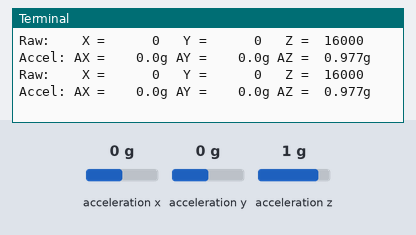
Recording of a program running on a simulated Raspberry Pi (BCM pin numbers) with a Grove Base HAT. On the bench: the last lines printed to the terminal. The inputs (shaded band) are chosen by the test bench; at power-on: acceleration x 0 g, acceleration y 0 g, acceleration z 1 g. Library files of the repository ran but are not shown: i2c.py.

Above: at 1.2 s.
1.3 s: acceleration x set to -1.4 g
At 2.2 s:
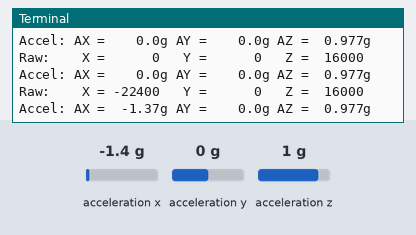
3.1 s: acceleration y set to -1.4 g
At 4.3 s:
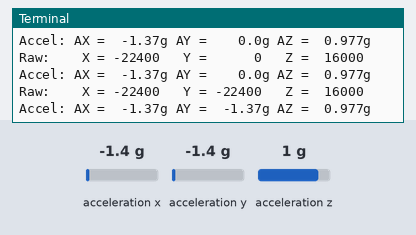
5.2 s: acceleration z set to -1.4 g
At 5.2 s:
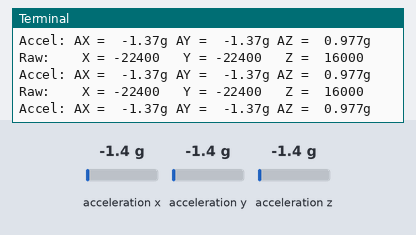
8.0 s: acceleration x set to -0.8 g
At 9.2 s:
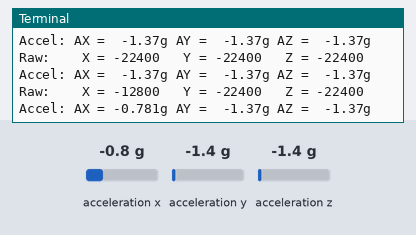
10.8 s: acceleration y set to -0.8 g
At 12.0 s:
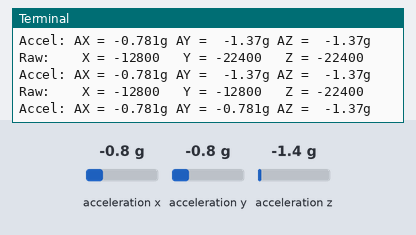
13.6 s: acceleration z set to -0.8 g
At 14.9 s:
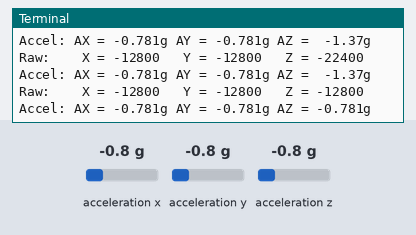

The program:

grove_3_axis_digital_accelerometer.py
```python
#!/usr/bin/env python
#
# This code is for Grove - 3-Axis Digital Accelerometer(+/-400g)
# (https://www.seeedstudio.com/Grove-3-Axis-Digital-Accelerometer-400-p-1897.html)
#
# which is a low power high performance 3-axis linear accelerometer belonging
# to the "nano" family, with digital I2C serial interface standard output.
#
# This is the library for Grove Base Hat which used to connect grove sensors for raspberry pi.
#

'''
## License

The MIT License (MIT)

Grove Base Hat for the Raspberry Pi, used to connect grove sensors.
Copyright (C) 2018  Seeed Technology Co.,Ltd.

Permission is hereby granted, free of charge, to any person obtaining a copy
of this software and associated documentation files (the "Software"), to deal
in the Software without restriction, including without limitation the rights
to use, copy, modify, merge, publish, distribute, sublicense, and/or sell
copies of the Software, and to permit persons to whom the Software is
furnished to do so, subject to the following conditions:

The above copyright notice and this permission notice shall be included in
all copies or substantial portions of the Software.

THE SOFTWARE IS PROVIDED "AS IS", WITHOUT WARRANTY OF ANY KIND, EXPRESS OR
IMPLIED, INCLUDING BUT NOT LIMITED TO THE WARRANTIES OF MERCHANTABILITY,
FITNESS FOR A PARTICULAR PURPOSE AND NONINFRINGEMENT. IN NO EVENT SHALL THE
AUTHORS OR COPYRIGHT HOLDERS BE LIABLE FOR ANY CLAIM, DAMAGES OR OTHER
LIABILITY, WHETHER IN AN ACTION OF CONTRACT, TORT OR OTHERWISE, ARISING FROM,
OUT OF OR IN CONNECTION WITH THE SOFTWARE OR THE USE OR OTHER DEALINGS IN
THE SOFTWARE.
'''

from __future__ import print_function
from grove.i2c import Bus
import time

# I2C address of the device
H3LIS331DL_DEFAULT_ADDRESS			= 0x19

# H3LIS331DL Register Map
H3LIS331DL_REG_WHOAMI					= 0x0F # Who Am I Register
H3LIS331DL_REG_CTRL1					= 0x20 # Control Register-1
H3LIS331DL_REG_CTRL2					= 0x21 # Control Register-2
H3LIS331DL_REG_CTRL3					= 0x22 # Control Register-3
H3LIS331DL_REG_CTRL4					= 0x23 # Control Register-4
H3LIS331DL_REG_CTRL5					= 0x24 # Control Register-5
H3LIS331DL_REG_REFERENCE				= 0x26 # Reference
H3LIS331DL_REG_STATUS					= 0x27 # Status Register
H3LIS331DL_REG_OUT_X_L					= 0x28 # X-Axis LSB
H3LIS331DL_REG_OUT_X_H					= 0x29 # X-Axis MSB
H3LIS331DL_REG_OUT_Y_L					= 0x2A # Y-Axis LSB
H3LIS331DL_REG_OUT_Y_H					= 0x2B # Y-Axis MSB
H3LIS331DL_REG_OUT_Z_L					= 0x2C # Z-Axis LSB
H3LIS331DL_REG_OUT_Z_H					= 0x2D # Z-Axis MSB

# Accl Datarate configuration
H3LIS331DL_ACCL_PM_PD					= 0x00 # Power down Mode
H3LIS331DL_ACCL_PM_NRMl					= 0x20 # Normal Mode
H3LIS331DL_ACCL_PM_0_5					= 0x40 # Low-Power Mode, ODR = 0.5Hz
H3LIS331DL_ACCL_PM_1					= 0x60 # Low-Power Mode, ODR = 1Hz
H3LIS331DL_ACCL_PM_2					= 0x80 # Low-Power Mode, ODR = 2Hz
H3LIS331DL_ACCL_PM_5					= 0xA0 # Low-Power Mode, ODR = 5Hz
H3LIS331DL_ACCL_PM_10					= 0xC0 # Low-Power Mode, ODR = 10Hz
H3LIS331DL_ACCL_DR_50					= 0x00 # ODR = 50Hz
H3LIS331DL_ACCL_DR_100					= 0x08 # ODR = 100Hz
H3LIS331DL_ACCL_DR_400					= 0x10 # ODR = 400Hz
H3LIS331DL_ACCL_DR_1000					= 0x18 # ODR = 1000Hz

# Accl Data update & Axis configuration
H3LIS331DL_ACCL_LPEN					= 0x00 # Normal Mode, Axis disabled
H3LIS331DL_ACCL_XAXIS					= 0x04 # X-Axis enabled
H3LIS331DL_ACCL_YAXIS					= 0x02 # Y-Axis enabled
H3LIS331DL_ACCL_ZAXIS					= 0x01 # Z-Axis enabled

# Acceleration Full-scale selection
H3LIS331DL_ACCL_BDU_CONT				= 0x00 # Continuous update, Normal Mode, 4-Wire Interface, LSB first
H3LIS331DL_ACCL_BDU_NOT_CONT			= 0x80 # Output registers not updated until MSB and LSB reading
H3LIS331DL_ACCL_BLE_MSB					= 0x40 # MSB first
H3LIS331DL_ACCL_RANGE_400G				= 0x30 # Full scale = +/-400g
H3LIS331DL_ACCL_RANGE_200G				= 0x10 # Full scale = +/-200g
H3LIS331DL_ACCL_RANGE_100G				= 0x00 # Full scale = +/-100g
H3LIS331DL_ACCL_SIM_3					= 0x01 # 3-Wire Interface
H3LIS331DL_RAW_DATA_MAX					= 65536

H3LIS331DL_DEFAULT_RANGE = H3LIS331DL_ACCL_RANGE_100G
H3LIS331DL_SCALE_FS = H3LIS331DL_RAW_DATA_MAX / 4 / ((H3LIS331DL_DEFAULT_RANGE >> 4) + 1)

class H3LIS331DL(object):
	def __init__ (self, address=H3LIS331DL_DEFAULT_ADDRESS):
		self._addr = address
		self._bus  = Bus()
		self.select_datarate()
		self.select_data_config()

	def select_datarate(self):
		"""Select the data rate of the accelerometer from the given provided values"""
		DATARATE_CONFIG = (H3LIS331DL_ACCL_PM_NRMl | H3LIS331DL_ACCL_DR_50 | H3LIS331DL_ACCL_XAXIS | H3LIS331DL_ACCL_YAXIS | H3LIS331DL_ACCL_ZAXIS)
		self._bus.write_byte_data(self._addr, H3LIS331DL_REG_CTRL1, DATARATE_CONFIG)

	def select_data_config(self):
		"""Select the data configuration of the accelerometer from the given provided values"""
		DATA_CONFIG = (H3LIS331DL_DEFAULT_RANGE | H3LIS331DL_ACCL_BDU_CONT)
		self._bus.write_byte_data(self._addr, H3LIS331DL_REG_CTRL4, DATA_CONFIG)

	def read_accl(self):
		"""Read data back from H3LIS331DL_REG_OUT_X_L(0x28), 2 bytes
		X-Axis Accl LSB, X-Axis Accl MSB"""
		data0 = self._bus.read_byte_data(self._addr, H3LIS331DL_REG_OUT_X_L)
		data1 = self._bus.read_byte_data(self._addr, H3LIS331DL_REG_OUT_X_H)

		xAccl = data1 * 256 + data0
		if xAccl > H3LIS331DL_RAW_DATA_MAX / 2:
			xAccl -= H3LIS331DL_RAW_DATA_MAX

		"""Read data back from H3LIS331DL_REG_OUT_Y_L(0x2A), 2 bytes
		Y-Axis Accl LSB, Y-Axis Accl MSB"""
		data0 = self._bus.read_byte_data(self._addr, H3LIS331DL_REG_OUT_Y_L)
		data1 = self._bus.read_byte_data(self._addr, H3LIS331DL_REG_OUT_Y_H)

		yAccl = data1 * 256 + data0
		if yAccl > H3LIS331DL_RAW_DATA_MAX / 2 :
			yAccl -= H3LIS331DL_RAW_DATA_MAX

		"""Read data back from H3LIS331DL_REG_OUT_Z_L(0x2C), 2 bytes
		Z-Axis Accl LSB, Z-Axis Accl MSB"""
		data0 = self._bus.read_byte_data(self._addr, H3LIS331DL_REG_OUT_Z_L)
		data1 = self._bus.read_byte_data(self._addr, H3LIS331DL_REG_OUT_Z_H)

		zAccl = data1 * 256 + data0
		if zAccl > H3LIS331DL_RAW_DATA_MAX / 2 :
			zAccl -= H3LIS331DL_RAW_DATA_MAX

		return {'x' : xAccl, 'y' : yAccl, 'z' : zAccl}

def main():
	h3lis331dl = H3LIS331DL()
	while True:
		h3lis331dl.select_datarate()
		h3lis331dl.select_data_config()
		time.sleep(0.2)
		accl = h3lis331dl.read_accl()
		print("Raw:    X = {0:6}   Y = {1:6}   Z = {2:6}"
			.format(accl['x'], accl['y'], accl['z']))
		print("Accel: AX = {0:6.3}g AY = {1:6.3}g AZ = {2:6.3}g"
			.format(accl['x'] / H3LIS331DL_SCALE_FS, accl['y'] / H3LIS331DL_SCALE_FS, accl['z'] / H3LIS331DL_SCALE_FS))
		time.sleep(.5)

if __name__ == '__main__':
    main()
```

Measured:
- after the input at 1.3 s, the terminal: prints a new line after 0.31 s (image 1)
- after the input at 3.1 s, the terminal: prints a new line after 0.63 s (image 2)
- after the input at 8.0 s, the terminal: prints a new line after 0.66 s (image 4)
- after the input at 10.8 s, the terminal: prints a new line after 0.67 s (image 5)
- after the input at 13.6 s, the terminal: prints a new line after 0.69 s (image 6)
